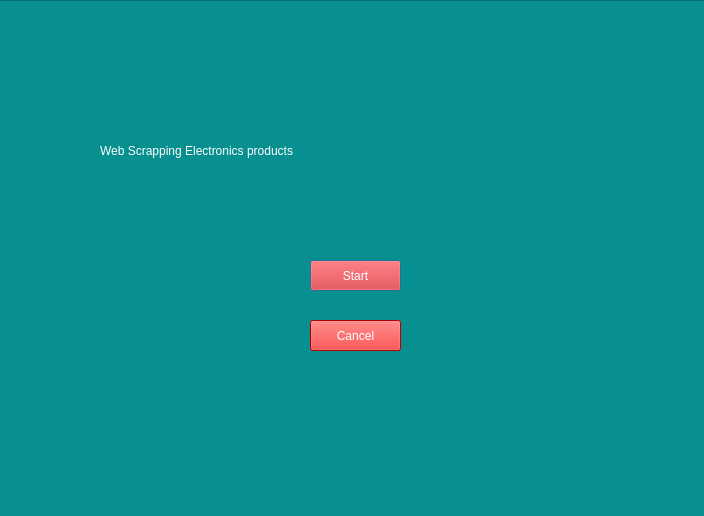
<?xml version="1.0" encoding="UTF-8"?>
<ui version="4.0">
 <class>Dialog</class>
 <widget class="QDialog" name="Dialog">
  <property name="geometry">
   <rect>
    <x>0</x>
    <y>0</y>
    <width>704</width>
    <height>516</height>
   </rect>
  </property>
  <property name="windowTitle">
   <string>Dialog</string>
  </property>
  <widget class="QFrame" name="frame">
   <property name="geometry">
    <rect>
     <x>-10</x>
     <y>0</y>
     <width>721</width>
     <height>521</height>
    </rect>
   </property>
   <property name="styleSheet">
    <string notr="true">color: rgb(255, 255, 255);
background-color: rgb(8, 143, 143);</string>
   </property>
   <property name="frameShape">
    <enum>QFrame::StyledPanel</enum>
   </property>
   <property name="frameShadow">
    <enum>QFrame::Raised</enum>
   </property>
   <widget class="QLabel" name="label">
    <property name="geometry">
     <rect>
      <x>110</x>
      <y>120</y>
      <width>481</width>
      <height>61</height>
     </rect>
    </property>
    <property name="styleSheet">
     <string notr="true">font: 75 italic 22pt &quot;Arial&quot;;
color: rgb(255,255,255);</string>
    </property>
    <property name="text">
     <string>Web Scrapping Electronics products</string>
    </property>
   </widget>
   <widget class="QPushButton" name="pushButton">
    <property name="geometry">
     <rect>
      <x>320</x>
      <y>260</y>
      <width>91</width>
      <height>31</height>
     </rect>
    </property>
    <property name="styleSheet">
     <string notr="true">font: 75 italic 12pt &quot;Arial&quot;;
color: rgb(255, 255, 255);
background-color: rgb(255, 0, 0);</string>
    </property>
    <property name="text">
     <string>Start</string>
    </property>
   </widget>
   <widget class="QPushButton" name="pushButton_2">
    <property name="geometry">
     <rect>
      <x>320</x>
      <y>320</y>
      <width>91</width>
      <height>31</height>
     </rect>
    </property>
    <property name="styleSheet">
     <string notr="true">font: 75 italic 12pt &quot;Arial&quot;;
background-color: rgb(255, 0, 0);</string>
    </property>
    <property name="text">
     <string>Cancel</string>
    </property>
   </widget>
  </widget>
 </widget>
 <resources/>
 <connections/>
</ui>
